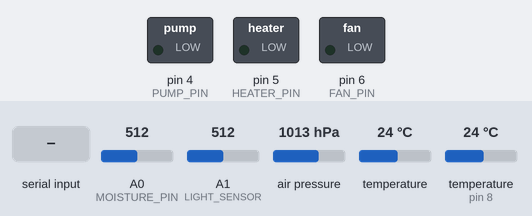
A sketch run on a simulated Arduino Uno, built with avr-gcc and run on an emulated ATmega328P. Parts: switched loads named in the sketch (green lamp = pin HIGH). Inputs (shaded band) come from the test bench; at power-on: A0 (MOISTURE_PIN) = 512, A1 (LIGHT_SENSOR) = 512, air pressure 1013 hPa, temperature 24 °C, temperature (sensor on pin 8) 24 °C. What the sketch prints to the serial monitor is not drawn.

Above: at 1.9 s.
2.0 s: "HEATER:1\n" received over Serial
At 3.0 s:
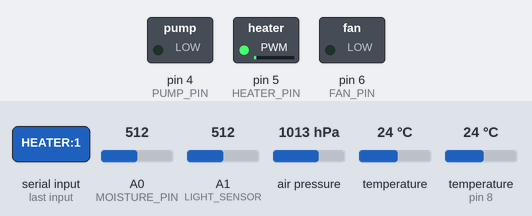
4.1 s: "FAN:1\n" received over Serial
At 4.7 s:
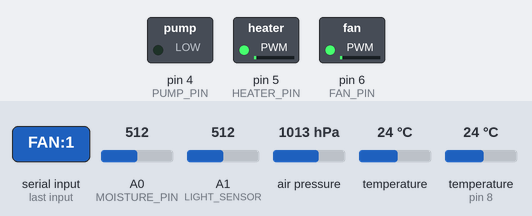
5.9 s: "HEATER:150\n" received over Serial
At 7.4 s:
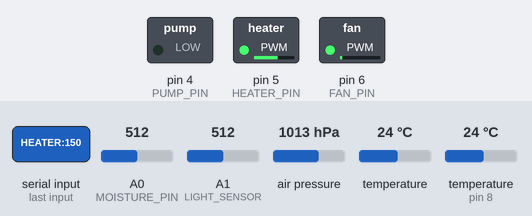
7.7 s: "HEATER\n" received over Serial
At 9.1 s:
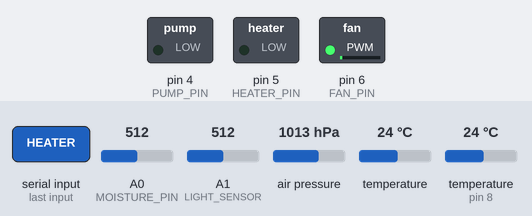
9.4 s: "FAN:150\n" received over Serial
At 11.1 s:
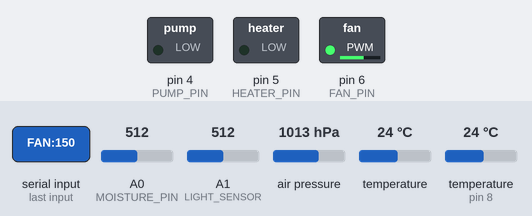
Timing chart, 0 to 12.6 s (numbered marks = the images above; inputs shaded):
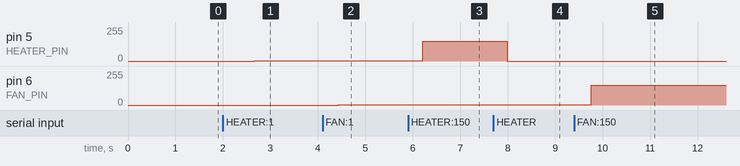

The sketch:

main.ino
```cpp
#include <Wire.h>
#include <Adafruit_Sensor.h>
#include <Adafruit_BMP280.h>
#include <OneWire.h>
#include <DallasTemperature.h>

// ПОДКЛЮЧЕНИЕ ДАТЧИКОВ
#define ONE_WIRE_BUS 8
#define MOISTURE_PIN A0
#define LIGHT_SENSOR A1
#define HEATER_PIN 5
#define PUMP_PIN 4
#define FAN_PIN 6
#define KLAPAN_PIN 7

OneWire oneWire(ONE_WIRE_BUS);
DallasTemperature ds18b20(&oneWire);
Adafruit_BMP280 bmp;

String inputString = "";  // Buffer to store input commands
String command = "";  // Store parsed command

void setup() {
    Serial.begin(115200);

    ds18b20.begin();

    if (!bmp.begin(0x76)) {
        Serial.println("Ошибка! Не найден BMP280!");
        while (1);
    }

    pinMode(HEATER_PIN, OUTPUT);
    pinMode(PUMP_PIN, OUTPUT);
    pinMode(FAN_PIN, OUTPUT);

    digitalWrite(HEATER_PIN, LOW);
    digitalWrite(PUMP_PIN, LOW);
    digitalWrite(FAN_PIN, LOW);
}

void loop() {
    ds18b20.requestTemperatures();
    float airTemperature = bmp.readTemperature();
    float soilTemperature = ds18b20.getTempCByIndex(0);
    float airMoisture = 46;  // Placeholder value

    int soilMoisture = analogRead(MOISTURE_PIN);
    soilMoisture = map(soilMoisture, 0, 1023, 0, 100);

    float pressure = bmp.readPressure() / 100.0F;

    int light = analogRead(LIGHT_SENSOR);
    light = map(light, 0, 1023, 0, 100);

    Serial.print("[");
    for (int i = 0; i < 10; i++) {
        Serial.print("{\"id\":");
        Serial.print(i);
        Serial.print(",\"airTemperature\":");
        Serial.print(airTemperature);
        Serial.print(",\"soilTemperature\":");
        Serial.print(soilTemperature);
        Serial.print(",\"airMoisture\":");
        Serial.print(airMoisture);
        Serial.print(",\"soilMoisture\":");
        Serial.print(soilMoisture);
        Serial.print(",\"light\":");
        Serial.print(light);
        Serial.print(",\"pressure\":");
        Serial.print(pressure);
        Serial.print("}");

        if (i < 9) {
            Serial.print(",");
        }
    }
    Serial.println("]");

    if (Serial.available()) {
        inputString = Serial.readStringUntil('\n');  // Read input until newline
        inputString.trim();  // Remove whitespace

        int value = parseCommand(inputString);

        if (command == "HEATER") {
            Serial.print("Changing heater to ");
            Serial.println(value);
            analogWrite(HEATER_PIN, value);
        } else if (command == "FAN") {
            Serial.print("Changing fan to ");
            Serial.println(value);
            analogWrite(FAN_PIN, value);
        } else if (command == "KLAPAN") {
            Serial.print("Changing klapan to ");
            Serial.println(value);

            if (value == 0) {
              digitalWrite(KLAPAN_PIN, LOW);
            } else {
              digitalWrite(KLAPAN_PIN, HIGH);
            }
        } else {
            Serial.println("Invalid command!");
        }
    }

    delay(20);
}

int parseCommand(String input) {
    int separatorIndex = input.indexOf(':');

    if (separatorIndex != -1) {
        command = input.substring(0, separatorIndex);
        String valueStr = input.substring(separatorIndex + 1);
        valueStr.trim();

        return valueStr.toInt();
    } else {
        Serial.println("Invalid format! Use: COMMAND:VALUE");
        return 0;
    }
}
```

DisplayHandler.cpp
```cpp
#include "DisplayHandler.h"

DisplayHandler::DisplayHandler()
    : tft(TFT_CS, TFT_DC, TFT_RST), currentSection(0), editMode(false), editField(0) {
    // Захардкоженные значения для тестов
    for (int i = 0; i < SECTION_COUNT; i++) {
        sections[i] = {25.0, 60.0, 30.0, 700, 18.0, 30.0, 50.0, 80.0, 20.0, 50.0, 300, 1000};
    }
}

void DisplayHandler::begin() {
    tft.begin();
    tft.setRotation(3); // Повернуть дисплей горизонтально
    updateDisplay();
}

void DisplayHandler::updateDisplay() {
    if (editMode) {
        drawEditScreen();
    } else {
        drawScreen();
    }
}

void DisplayHandler::nextSection() {
    if (!editMode) {
        currentSection = (currentSection + 1) % SECTION_COUNT;
        updateDisplay();
    }
}

void DisplayHandler::prevSection() {
    if (!editMode) {
        currentSection = (currentSection - 1 + SECTION_COUNT) % SECTION_COUNT;
        updateDisplay();
    }
}

void DisplayHandler::enterEditMode() {
    editMode = true;
    editField = 0;
    updateDisplay();
}

void DisplayHandler::exitEditMode() {
    editMode = false;
    updateDisplay();
}

void DisplayHandler::nextEditField() {
    if (editMode) {
        editField = (editField + 1) % 5; // 4 параметра + кнопка "Назад"
        updateDisplay();
    }
}

void DisplayHandler::changeValue(int delta) {
    if (editMode) {
        SectionData &data = sections[currentSection];

        switch (editField) {
            case 0: data.tempMin += delta; break;
            case 1: data.tempMax += delta; break;
            case 2: data.humMin += delta; break;
            case 3: data.humMax += delta; break;
            case 4: exitEditMode(); return; // Кнопка "Назад"
        }
        updateDisplay();
    }
}

bool DisplayHandler::isEditMode() const {
    return editMode;
}

// ======= Отрисовка главного экрана =======
void DisplayHandler::drawScreen() {
    tft.fillScreen(ILI9341_BLACK);
    tft.setTextSize(2);
    tft.setTextColor(ILI9341_WHITE);

    SectionData &data = sections[currentSection];

    tft.setCursor(20, 20);
    tft.print("Section: ");
    tft.print(currentSection + 1);

    tft.setCursor(20, 60);
    tft.print("Temp: "); tft.print(data.temperature); tft.print(" C");

    tft.setCursor(20, 100);
    tft.print("Humidity: "); tft.print(data.humidity); tft.print(" %");

    tft.setCursor(20, 140);
    tft.print("Soil: "); tft.print(data.soilMoisture); tft.print(" %");

    tft.setCursor(20, 180);
    tft.print("Light: "); tft.print(data.light); tft.print(" lx");

    tft.setCursor(20, 220);
    tft.setTextColor(ILI9341_YELLOW);
    tft.print("Press to edit");
}

// ======= Отрисовка режима редактирования =======
void DisplayHandler::drawEditScreen() {
    tft.fillScreen(ILI9341_BLUE);
    tft.setTextSize(2);
    tft.setTextColor(ILI9341_WHITE);

    SectionData &data = sections[currentSection];

    const char* labels[] = {"Temp Min: ", "Temp Max: ", "Hum Min: ", "Hum Max: ", "Back"};

    float values[] = {data.tempMin, data.tempMax, data.humMin, data.humMax, 0};

    for (int i = 0; i < 5; i++) {
        tft.setCursor(20, 50 + i * 40);
        if (i == editField) {
            tft.setTextColor(ILI9341_YELLOW);
        } else {
            tft.setTextColor(ILI9341_WHITE);
        }

        tft.print(labels[i]);
        if (i < 4) tft.print(values[i]);
    }
}
```

DisplayHandler.h
```cpp
#ifndef DISPLAY_HANDLER_H
#define DISPLAY_HANDLER_H

#include <Arduino.h>
#include <Adafruit_GFX.h>
#include <Adafruit_ILI9341.h>

// Пины дисплея (измените под ваш модуль)
#define TFT_CS    10
#define TFT_DC    9
#define TFT_RST   8

// Количество секций (мониторов)
#define SECTION_COUNT 10

class DisplayHandler {
public:
    DisplayHandler();

    void begin();
    void updateDisplay();

    void nextSection();  // Переключение между секциями
    void prevSection();

    void enterEditMode();  // Вход в режим редактирования
    void exitEditMode();
    void nextEditField();  // Переключение между полями редактирования
    void changeValue(int delta);  // Изменение значений границ

    bool isEditMode() const; // Проверка режима редактирования

private:
    Adafruit_ILI9341 tft;

    int currentSection;  // Текущая секция (0-9)
    bool editMode;       // Флаг режима редактирования
    int editField;       // Какой параметр редактируется (0-3)

    struct SectionData {
        float temperature;
        float humidity;
        float soilMoisture;
        int light;

        float tempMin, tempMax;
        float humMin, humMax;
        float soilMin, soilMax;
        int lightMin, lightMax;
    } sections[SECTION_COUNT];

    void drawScreen();  // Отрисовка обычного экрана
    void drawEditScreen();  // Отрисовка режима редактирования
};

#endif
```

EncoderHandler.cpp
```cpp
#include "EncoderHandler.h"

EncoderHandler::EncoderHandler(uint8_t clkPin, uint8_t dtPin, uint8_t swPin)
    : encoder(clkPin, dtPin), button(), encoderValue(0), buttonState(false) {
    button.attach(swPin, INPUT_PULLUP);
    button.interval(5); // Антидребезг 5 мс
}

void EncoderHandler::begin() {
    // Можно добавить инициализацию при необходимости
}

void EncoderHandler::update() {
    int newValue = encoder.read() / 4; // Учитываем особенности библиотеки
    if (newValue != encoderValue) {
        int delta = newValue - encoderValue; // Разница (направление вращения)
        encoderValue = newValue;

        // Вызываем коллбэк при изменении энкодера
        if (onRotate) {
            onRotate(delta);
        }
    }

    button.update();
    if (button.fell()) { // Кнопка нажата
        buttonState = !buttonState;

        // Вызываем коллбэк при нажатии кнопки
        if (onButtonPress) {
            onButtonPress(buttonState);
        }
    }
}

// Методы для установки коллбэков
void EncoderHandler::setRotateCallback(void (*callback)(int)) {
    onRotate = callback;
}

void EncoderHandler::setButtonCallback(void (*callback)(bool)) {
    onButtonPress = callback;
}

int EncoderHandler::getEncoderValue() const {
    return encoderValue;
}

bool EncoderHandler::isButtonPressed() const {
    return buttonState;
}
```

EncoderHandler.h
```cpp
#ifndef ENCODER_HANDLER_H
#define ENCODER_HANDLER_H

#include <Arduino.h>
#include <Encoder.h>
#include <Bounce2.h>

class EncoderHandler {
public:
    EncoderHandler(uint8_t clkPin, uint8_t dtPin, uint8_t swPin);

    void begin(); // Инициализация
    void update(); // Обновление состояния

    int getEncoderValue() const; // Получить текущее значение энкодера
    bool isButtonPressed() const; // Получить состояние кнопки

    // Установка обработчиков событий
    void setRotateCallback(void (*callback)(int));
    void setButtonCallback(void (*callback)(bool));

private:
    Encoder encoder;
    Bounce button;

    int encoderValue;
    bool buttonState;

    // Коллбэки
    void (*onRotate)(int) = nullptr;
    void (*onButtonPress)(bool) = nullptr;
};

#endif
```

Measured:
- after the input at 2.0 s, pin 5 (HEATER_PIN): 0/255 → 1/255 after 0.66 s
- after the input at 4.1 s, pin 6 (FAN_PIN): 0/255 → 1/255 after 0.33 s
- after the input at 5.9 s, pin 5 (HEATER_PIN): 1/255 → 150/255 after 0.31 s
- after the input at 7.7 s, pin 5 (HEATER_PIN): 150/255 → 0/255 after 0.29 s
- after the input at 9.4 s, pin 6 (FAN_PIN): 1/255 → 150/255 after 0.36 s
